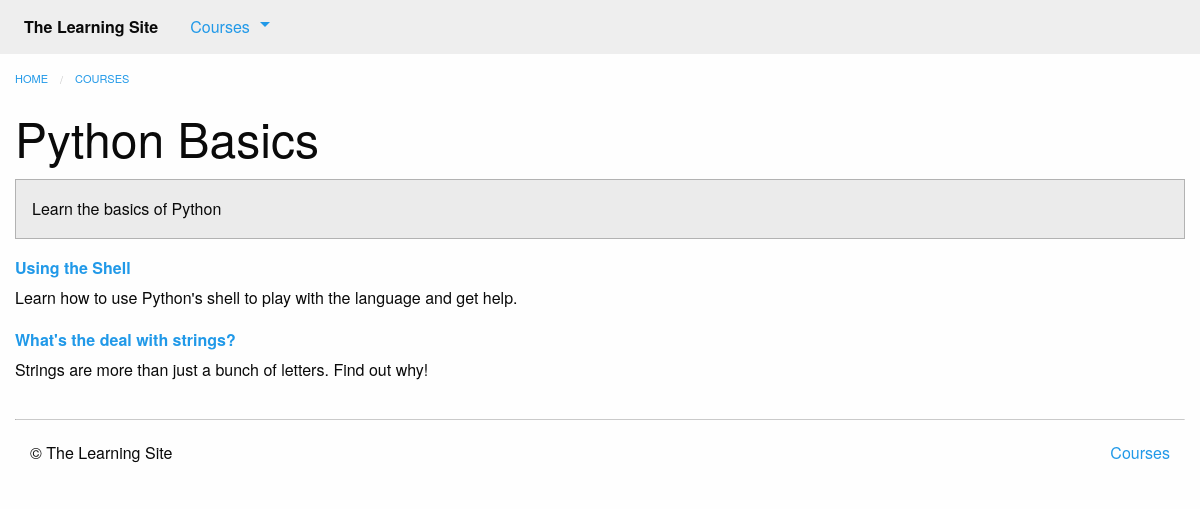
Before: /courses/1/ with the older database file.
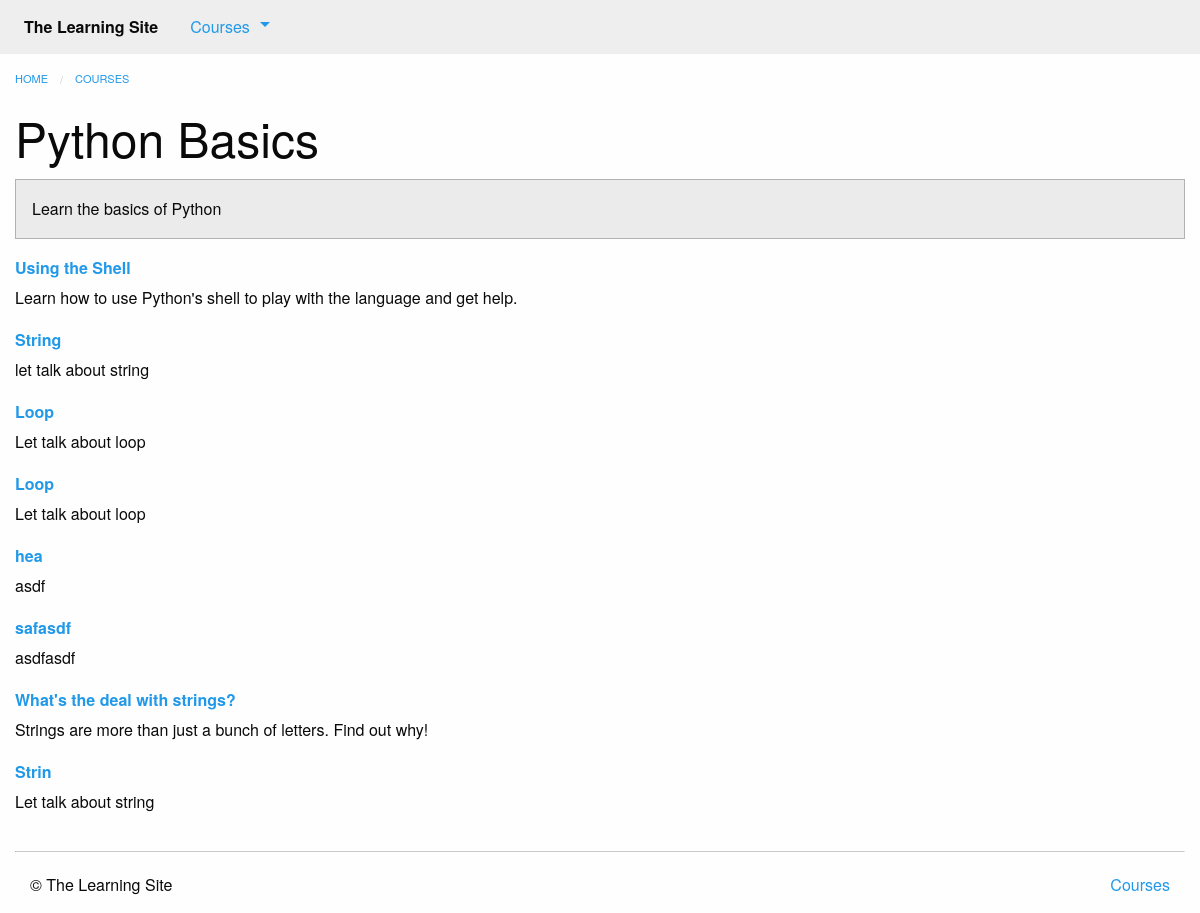
After: the same page with the newer database file.
### courses/models.py (models this page shows, shortened)
class Course(models.Model):
    created_at = models.DateTimeField(auto_now_add=True)
    title = models.CharField(max_length=255)
    description = models.TextField()

class Step(models.Model):
    title = models.CharField(max_length=255)
    description = models.TextField()
    order = models.IntegerField(default=0)
    course = models.ForeignKey(Course)
    class Meta:
        abstract = True
        ordering = ['order',]

class Text(Step):
    content = models.TextField(blank=True, default='')
    def get_absolute_url(self):
        return reverse('courses:text', kwargs={
                'course_pk': self.course_id,
                'step_pk': self.id
            })

class Quiz(Step):
    total_questions = models.IntegerField(default=4)
    class Meta:
        verbose_name_plural = "Quizzes"
    def get_absolute_url(self):
        return reverse('courses:quiz', kwargs={
                'course_pk': self.course_id,
                'step_pk': self.id
            })

### courses/views.py (the view)
# urls.py: url(r'(?P<pk>\d+)/$', views.course_detail, name='detail'),
def course_detail(request, pk):
    course = get_object_or_404(models.Course, pk=pk)
    steps = sorted(chain(course.text_set.all(), course.quiz_set.all()), key=lambda step:step.order)
    return render(request, 'courses/course_detail.html', {'course': course, 'steps':steps})

### courses/templatetags/course_extras.py (called while the page is built)
@register.inclusion_tag('courses/course_nav.html')
def nav_courses_list():
    courses = Course.objects.all()[:5]
    return {'courses': courses}

@register.filter('markdown_to_html')
def markdown_to_html(markdown_text):
    html_body = markdown2.markdown(markdown_text)
    return mark_safe(html_body)

### courses/templates/courses/course_detail.html (shortened to what this page needs)
{% extends "courses/layout.html" %}
{% load course_extras %}
{% block content %}
    <div class="row columns">
        {{ block.super }}
        <article>
            <h1 class="">{{ course.title }}</h1>
            <div class="callout secondary">
                {{ course.description|markdown_to_html }}
            </div>
            <dl>
                {% for step in steps %}
                    <dt>
                        <a href="{{ step.get_absolute_url }}">{{ step.title }}</a>
                    </dt>
                    <dd>{{ step.description|markdown_to_html }}</dd>
                {% endfor %}
            </dl>
        </article>
    </div>
{% endblock %}

### courses/templates/courses/layout.html (shortened to what this page needs)
{% extends "layout.html" %}
{% block content %}
    <ul class="breadcrumbs">
        <li><a href="{% url 'home' %}">Home</a></li>
        <li><a href="{% url 'courses:list' %}">Courses</a></li>
    </ul>
{% endblock %}

### templates/layout.html (shortened to what this page needs)
<!doctype html>
{% load static from staticfiles %}
{% load course_extras %}
<html class="no-js" lang="en">
    <head>
        <link rel="stylesheet" href="{% static 'css/foundation.min.css' %}">
        <link rel="stylesheet" href="{% static 'css/layout.css' %}">
    </head>
    <body>
        <nav class="top-bar" role="navigation">
            <section class="top-bar-left">
                <ul class="dropdown menu" data-dropdown-menu role="menubar">
                    <li class="menu-text">The Learning Site</li>
                    <li class="has-submenu">
                        <a href="#">Courses</a>
                    </li>
                </ul>
            </section>
        </nav>
        {% block content %}{% endblock %}
        <footer class="row columns">
            <hr/>
            <div class="small-6 columns">
                <p>&copy; The Learning Site</p>
            </div>
            <div class="small-6 columns">
                <ul class="inline-list no-bullet float-right">
                    <li><a href="{% url 'courses:list' %}">Courses</a></li>
                </ul>
            </div>
        </footer>
    </body>
</html>

### assets/css/layout.css (style rules this page uses)
.top-bar { margin-bottom: 1rem; }

Changed rows visible on the page:
added Quiz: title "String", description "let talk about string"
added Quiz: title "Loop", description "Let talk about loop"
added Quiz: title "Loop", description "Let talk about loop"
added Quiz: title "hea", description "asdf"
added Quiz: title "safasdf", description "asdfasdf"
added Quiz: title "Strin", description "Let talk about string"
